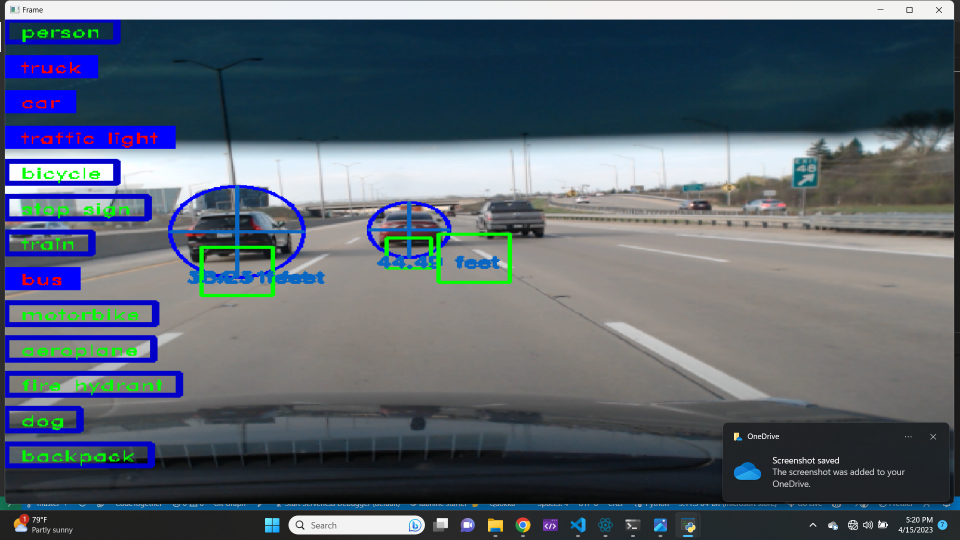
#> input picture LAME.png, 1920 x 1080 px (shown at 1/2 size)
$ python lanedetect.py   (older library calls are emulated)
#> lines starting #> are read from the running program, lines starting #| are printed output that depends on the picture; after the words box and inside, x2 and y2 are one past the last pixel; in counts of white or black regions, pixels touching at a corner belong together
#> in main, original_frame is the input picture: shape (1080, 1920, 3); mean B, G, R 112, 99.6, 89.3
### edgedetection.py
import cv2 # Import the OpenCV library to enable computer vision
import numpy as np # Import the NumPy scientific computing library

# Author: Addison Sears-Collins
# https://automaticaddison.com
# Description: A collection of methods to detect help with edge detection

def binary_array(array, thresh, value=0):
  """
  Return a 2D binary array (mask) in which all pixels are either 0 or 1

  :param array: NumPy 2D array that we want to convert to binary values
  :param thresh: Values used for thresholding (inclusive)
  :param value: Output value when between the supplied threshold
  :return: Binary 2D array...
           number of rows x number of columns =
           number of pixels from top to bottom x number of pixels from
             left to right
  """
  if value == 0:
    # Create an array of ones with the same shape and type as
    # the input 2D array.
    binary = np.ones_like(array)

  else:
    # Creates an array of zeros with the same shape and type as
    # the input 2D array.
    binary = np.zeros_like(array)
    value = 1

  # If value == 0, make all values in binary equal to 0 if the
  # corresponding value in the input array is between the threshold
  # (inclusive). Otherwise, the value remains as 1. Therefore, the pixels
  # with the high Sobel derivative values (i.e. sharp pixel intensity
  # discontinuities) will have 0 in the corresponding cell of binary.
  binary[(array >= thresh[0]) & (array <= thresh[1])] = value

  return binary

def blur_gaussian(channel, ksize=3):
  """
  Implementation for Gaussian blur to reduce noise and detail in the image

  :param image: 2D or 3D array to be blurred
  :param ksize: Size of the small matrix (i.e. kernel) used to blur
                i.e. number of rows and number of columns
  :return: Blurred 2D image
  """
  return cv2.GaussianBlur(channel, (ksize, ksize), 0)

def mag_thresh(image, sobel_kernel=3, thresh=(0, 255)):
  """
  Implementation of Sobel edge detection

  :param image: 2D or 3D array to be blurred
  :param sobel_kernel: Size of the small matrix (i.e. kernel)
                       i.e. number of rows and columns
  :return: Binary (black and white) 2D mask image
  """
  # Get the magnitude of the edges that are vertically aligned on the image
  sobelx = np.absolute(sobel(image, orient='x', sobel_kernel=sobel_kernel))

  # Get the magnitude of the edges that are horizontally aligned on the image
  sobely = np.absolute(sobel(image, orient='y', sobel_kernel=sobel_kernel))

  # Find areas of the image that have the strongest pixel intensity changes
  # in both the x and y directions. These have the strongest gradients and
  # represent the strongest edges in the image (i.e. potential lane lines)
  # mag is a 2D array .. number of rows x number of columns = number of pixels
  # from top to bottom x number of pixels from left to right
  mag = np.sqrt(sobelx ** 2 + sobely ** 2)

  # Return a 2D array that contains 0s and 1s
  return binary_array(mag, thresh)

def sobel(img_channel, orient='x', sobel_kernel=3):
  """
  Find edges that are aligned vertically and horizontally on the image

  :param img_channel: Channel from an image
  :param orient: Across which axis of the image are we detecting edges?
  :sobel_kernel: No. of rows and columns of the kernel (i.e. 3x3 small matrix)
  :return: Image with Sobel edge detection applied
  """
  # cv2.Sobel(input image, data type, prder of the derivative x, order of the
  # derivative y, small matrix used to calculate the derivative)
  if orient == 'x':
    # Will detect differences in pixel intensities going from
        # left to right on the image (i.e. edges that are vertically aligned)
    sobel = cv2.Sobel(img_channel, cv2.CV_64F, 1, 0, sobel_kernel)
  if orient == 'y':
    # Will detect differences in pixel intensities going from
    # top to bottom on the image (i.e. edges that are horizontally aligned)
    sobel = cv2.Sobel(img_channel, cv2.CV_64F, 0, 1, sobel_kernel)

  return sobel

def threshold(channel, thresh=(128,255), thresh_type=cv2.THRESH_BINARY):
  """
  Apply a threshold to the input channel

  :param channel: 2D array of the channel data of an image/video frame
  :param thresh: 2D tuple of min and max threshold values
  :param thresh_type: The technique of the threshold to apply
  :return: Two outputs are returned:
             ret: Threshold that was used
             thresholded_image: 2D thresholded data.
  """
  # If pixel intensity is greater than thresh[0], make that value
  # white (255), else set it to black (0)
  return cv2.threshold(channel, thresh[0], thresh[1], thresh_type)

### lanedetect.py
import cv2 # Import the OpenCV library to enable computer vision
import numpy as np # Import the NumPy scientific computing library
import edgedetection as edge # Handles the detection of lane lines
import matplotlib.pyplot as plt # Used for plotting and error checking

# Author: Addison Sears-Collins
# https://automaticaddison.com
# Description: Implementation of the Lane class

filename = 'LAME.png'

class Lane:
  """
  Represents a lane on a road.
  """
  def __init__(self, orig_frame):
    """
      Default constructor

    :param orig_frame: Original camera image (i.e. frame)
    """
    self.orig_frame = orig_frame

    # This will hold an image with the lane lines
    self.lane_line_markings = None

    # This will hold the image after perspective transformation
    self.warped_frame = None
    self.transformation_matrix = None
    self.inv_transformation_matrix = None

    # (Width, Height) of the original video frame (or image)
    self.orig_image_size = self.orig_frame.shape[::-1][1:]

    width = self.orig_image_size[0]
    height = self.orig_image_size[1]
    self.width = width
    self.height = height

    # Four corners of the trapezoid-shaped region of interest
    # You need to find these corners manually.
    self.roi_points = np.float32([
      (274,184), # Top-left corner
      (0, 337), # Bottom-left corner
      (575,337), # Bottom-right corner
      (371,184) # Top-right corner
    ])

    # The desired corner locations  of the region of interest
    # after we perform perspective transformation.
    # Assume image width of 600, padding == 150.
    self.padding = int(0.25 * width) # padding from side of the image in pixels
    self.desired_roi_points = np.float32([
      [self.padding, 0], # Top-left corner
      [self.padding, self.orig_image_size[1]], # Bottom-left corner
      [self.orig_image_size[
        0]-self.padding, self.orig_image_size[1]], # Bottom-right corner
      [self.orig_image_size[0]-self.padding, 0] # Top-right corner
    ])

    # Histogram that shows the white pixel peaks for lane line detection
    self.histogram = None

    # Sliding window parameters
    self.no_of_windows = 10
    self.margin = int((1/12) * width)  # Window width is +/- margin
    self.minpix = int((1/24) * width)  # Min no. of pixels to recenter window

    # Best fit polynomial lines for left line and right line of the lane
    self.left_fit = None
    self.right_fit = None
    self.left_lane_inds = None
    self.right_lane_inds = None
    self.ploty = None
    self.left_fitx = None
    self.right_fitx = None
    self.leftx = None
    self.rightx = None
    self.lefty = None
    self.righty = None

    # Pixel parameters for x and y dimensions
    self.YM_PER_PIX = 10.0 / 1000 # meters per pixel in y dimension
    self.XM_PER_PIX = 3.7 / 781 # meters per pixel in x dimension

    # Radii of curvature and offset
    self.left_curvem = None
    self.right_curvem = None
    self.center_offset = None

  def calculate_car_position(self, print_to_terminal=False):
    """
    Calculate the position of the car relative to the center

    :param: print_to_terminal Display data to console if True
    :return: Offset from the center of the lane
    """
    # Assume the camera is centered in the image.
    # Get position of car in centimeters
    car_location = self.orig_frame.shape[1] / 2

    # Fine the x coordinate of the lane line bottom
    height = self.orig_frame.shape[0]
    bottom_left = self.left_fit[0]*height**2 + self.left_fit[
      1]*height + self.left_fit[2]
    bottom_right = self.right_fit[0]*height**2 + self.right_fit[
      1]*height + self.right_fit[2]

    center_lane = (bottom_right - bottom_left)/2 + bottom_left
    center_offset = (np.abs(car_location) - np.abs(
      center_lane)) * self.XM_PER_PIX * 100

    if print_to_terminal == True:
      print(str(center_offset) + 'cm')

    self.center_offset = center_offset

    return center_offset

  def calculate_curvature(self, print_to_terminal=False):
    """
    Calculate the road curvature in meters.

    :param: print_to_terminal Display data to console if True
    :return: Radii of curvature
    """
    # Set the y-value where we want to calculate the road curvature.
    # Select the maximum y-value, which is the bottom of the frame.
    y_eval = np.max(self.ploty)

    # Fit polynomial curves to the real world environment
    left_fit_cr = np.polyfit(self.lefty * self.YM_PER_PIX, self.leftx * (
      self.XM_PER_PIX), 2)
    right_fit_cr = np.polyfit(self.righty * self.YM_PER_PIX, self.rightx * (
      self.XM_PER_PIX), 2)

    # Calculate the radii of curvature
    left_curvem = ((1 + (2*left_fit_cr[0]*y_eval*self.YM_PER_PIX + left_fit_cr[
                    1])**2)**1.5) / np.absolute(2*left_fit_cr[0])
    right_curvem = ((1 + (2*right_fit_cr[
                    0]*y_eval*self.YM_PER_PIX + right_fit_cr[
                    1])**2)**1.5) / np.absolute(2*right_fit_cr[0])

    # Display on terminal window
    if print_to_terminal == True:
      print(left_curvem, 'm', right_curvem, 'm')

    self.left_curvem = left_curvem
    self.right_curvem = right_curvem

    return left_curvem, right_curvem

  def calculate_histogram(self,frame=None,plot=True):
    """
    Calculate the image histogram to find peaks in white pixel count

    :param frame: The warped image
    :param plot: Create a plot if True
    """
    if frame is None:
      frame = self.warped_frame

    # Generate the histogram
    self.histogram = np.sum(frame[int(
              frame.shape[0]/2):,:], axis=0)

    if plot == True:

      # Draw both the image and the histogram
      figure, (ax1, ax2) = plt.subplots(2,1) # 2 row, 1 columns
      figure.set_size_inches(10, 5)
      ax1.imshow(frame, cmap='gray')
      ax1.set_title("Warped Binary Frame")
      ax2.plot(self.histogram)
      ax2.set_title("Histogram Peaks")
      plt.show()

    return self.histogram

  def display_curvature_offset(self, frame=None, plot=False):
    """
    Display curvature and offset statistics on the image

    :param: plot Display the plot if True
    :return: Image with lane lines and curvature
    """
    image_copy = None
    if frame is None:
      image_copy = self.orig_frame.copy()
    else:
      image_copy = frame

    cv2.putText(image_copy,'Curve Radius: '+str((
      self.left_curvem+self.right_curvem)/2)[:7]+' m', (int((
      5/600)*self.width), int((
      20/338)*self.height)), cv2.FONT_HERSHEY_SIMPLEX, (float((
      0.5/600)*self.width)),(
      255,255,255),2,cv2.LINE_AA)
    cv2.putText(image_copy,'Center Offset: '+str(
      self.center_offset)[:7]+' cm', (int((
      5/600)*self.width), int((
      40/338)*self.height)), cv2.FONT_HERSHEY_SIMPLEX, (float((
      0.5/600)*self.width)),(
      255,255,255),2,cv2.LINE_AA)

    if plot==True:
      cv2.imshow("Image with Curvature and Offset", image_copy)

    return image_copy

  def get_lane_line_previous_window(self, left_fit, right_fit, plot=False):
    """
    Use the lane line from the previous sliding window to get the parameters
    for the polynomial line for filling in the lane line
    :param: left_fit Polynomial function of the left lane line
    :param: right_fit Polynomial function of the right lane line
    :param: plot To display an image or not
    """
    # margin is a sliding window parameter
    margin = self.margin

    # Find the x and y coordinates of all the nonzero
    # (i.e. white) pixels in the frame.
    nonzero = self.warped_frame.nonzero()
    nonzeroy = np.array(nonzero[0])
    nonzerox = np.array(nonzero[1])

    # Store left and right lane pixel indices
    left_lane_inds = ((nonzerox > (left_fit[0]*(
      nonzeroy**2) + left_fit[1]*nonzeroy + left_fit[2] - margin)) & (
      nonzerox < (left_fit[0]*(
      nonzeroy**2) + left_fit[1]*nonzeroy + left_fit[2] + margin)))
    right_lane_inds = ((nonzerox > (right_fit[0]*(
      nonzeroy**2) + right_fit[1]*nonzeroy + right_fit[2] - margin)) & (
      nonzerox < (right_fit[0]*(
      nonzeroy**2) + right_fit[1]*nonzeroy + right_fit[2] + margin)))
    self.left_lane_inds = left_lane_inds
    self.right_lane_inds = right_lane_inds

    # Get the left and right lane line pixel locations
    leftx = nonzerox[left_lane_inds]
    lefty = nonzeroy[left_lane_inds]
    rightx = nonzerox[right_lane_inds]
    righty = nonzeroy[right_lane_inds]

    self.leftx = leftx
    self.rightx = rightx
    self.lefty = lefty
    self.righty = righty

    # Fit a second order polynomial curve to each lane line
    left_fit = np.polyfit(lefty, leftx, 2)
    right_fit = np.polyfit(righty, rightx, 2)
    self.left_fit = left_fit
    self.right_fit = right_fit

    # Create the x and y values to plot on the image
    ploty = np.linspace(
      0, self.warped_frame.shape[0]-1, self.warped_frame.shape[0])
    left_fitx = left_fit[0]*ploty**2 + left_fit[1]*ploty + left_fit[2]
    right_fitx = right_fit[0]*ploty**2 + right_fit[1]*ploty + right_fit[2]
    self.ploty = ploty
    self.left_fitx = left_fitx
    self.right_fitx = right_fitx

    if plot==True:

      # Generate images to draw on
      out_img = np.dstack((self.warped_frame, self.warped_frame, (
                           self.warped_frame)))*255
      window_img = np.zeros_like(out_img)

      # Add color to the left and right line pixels
      out_img[nonzeroy[left_lane_inds], nonzerox[left_lane_inds]] = [255, 0, 0]
      out_img[nonzeroy[right_lane_inds], nonzerox[right_lane_inds]] = [
                                                                     0, 0, 255]
      # Create a polygon to show the search window area, and recast
      # the x and y points into a usable format for cv2.fillPoly()
      margin = self.margin
      left_line_window1 = np.array([np.transpose(np.vstack([
                                    left_fitx-margin, ploty]))])
      left_line_window2 = np.array([np.flipud(np.transpose(np.vstack([
                                    left_fitx+margin, ploty])))])
      left_line_pts = np.hstack((left_line_window1, left_line_window2))
      right_line_window1 = np.array([np.transpose(np.vstack([
                                     right_fitx-margin, ploty]))])
      right_line_window2 = np.array([np.flipud(np.transpose(np.vstack([
                                     right_fitx+margin, ploty])))])
      right_line_pts = np.hstack((right_line_window1, right_line_window2))

      # Draw the lane onto the warped blank image
      cv2.fillPoly(window_img, np.int_([left_line_pts]), (0,255, 0))
      cv2.fillPoly(window_img, np.int_([right_line_pts]), (0,255, 0))
      result = cv2.addWeighted(out_img, 1, window_img, 0.3, 0)

      # Plot the figures
      figure, (ax1, ax2, ax3) = plt.subplots(3,1) # 3 rows, 1 column
      figure.set_size_inches(10, 10)
      figure.tight_layout(pad=3.0)
      ax1.imshow(cv2.cvtColor(self.orig_frame, cv2.COLOR_BGR2RGB))
      ax2.imshow(self.warped_frame, cmap='gray')
      ax3.imshow(result)
      ax3.plot(left_fitx, ploty, color='yellow')
      ax3.plot(right_fitx, ploty, color='yellow')
      ax1.set_title("Original Frame")
      ax2.set_title("Warped Frame")
      ax3.set_title("Warped Frame With Search Window")
      plt.show()

  def get_lane_line_indices_sliding_windows(self, plot=False):
    """
    Get the indices of the lane line pixels using the
    sliding windows technique.

    :param: plot Show plot or not
    :return: Best fit lines for the left and right lines of the current lane
    """
    # Sliding window width is +/- margin
    margin = self.margin

    frame_sliding_window = self.warped_frame.copy()

    # Set the height of the sliding windows
    window_height = np.int(self.warped_frame.shape[0]/self.no_of_windows)

    # Find the x and y coordinates of all the nonzero
    # (i.e. white) pixels in the frame.
    nonzero = self.warped_frame.nonzero()
    nonzeroy = np.array(nonzero[0])
    nonzerox = np.array(nonzero[1])

    # Store the pixel indices for the left and right lane lines
    left_lane_inds = []
    right_lane_inds = []

    # Current positions for pixel indices for each window,
    # which we will continue to update
    leftx_base, rightx_base = self.histogram_peak()
    leftx_current = leftx_base
    rightx_current = rightx_base

    # Go through one window at a time
    no_of_windows = self.no_of_windows

    for window in range(no_of_windows):

      # Identify window boundaries in x and y (and right and left)
      win_y_low = self.warped_frame.shape[0] - (window + 1) * window_height
      win_y_high = self.warped_frame.shape[0] - window * window_height
      win_xleft_low = leftx_current - margin
      win_xleft_high = leftx_current + margin
      win_xright_low = rightx_current - margin
      win_xright_high = rightx_current + margin
      cv2.rectangle(frame_sliding_window,(win_xleft_low,win_y_low),(
        win_xleft_high,win_y_high), (255,255,255), 2)
      cv2.rectangle(frame_sliding_window,(win_xright_low,win_y_low),(
        win_xright_high,win_y_high), (255,255,255), 2)

      # Identify the nonzero pixels in x and y within the window
      good_left_inds = ((nonzeroy >= win_y_low) & (nonzeroy < win_y_high) &
                          (nonzerox >= win_xleft_low) & (
                           nonzerox < win_xleft_high)).nonzero()[0]
      good_right_inds = ((nonzeroy >= win_y_low) & (nonzeroy < win_y_high) &
                           (nonzerox >= win_xright_low) & (
                            nonzerox < win_xright_high)).nonzero()[0]

      # Append these indices to the lists
      left_lane_inds.append(good_left_inds)
      right_lane_inds.append(good_right_inds)

      # If you found > minpix pixels, recenter next window on mean position
      minpix = self.minpix
      if len(good_left_inds) > minpix:
        leftx_current = np.int(np.mean(nonzerox[good_left_inds]))
      if len(good_right_inds) > minpix:
        rightx_current = np.int(np.mean(nonzerox[good_right_inds]))

    # Concatenate the arrays of indices
    left_lane_inds = np.concatenate(left_lane_inds)
    right_lane_inds = np.concatenate(right_lane_inds)

    # Extract the pixel coordinates for the left and right lane lines
    leftx = nonzerox[left_lane_inds]
    lefty = nonzeroy[left_lane_inds]
    rightx = nonzerox[right_lane_inds]
    righty = nonzeroy[right_lane_inds]

    # Fit a second order polynomial curve to the pixel coordinates for
    # the left and right lane lines
    left_fit = np.polyfit(lefty, leftx, 2)
    right_fit = np.polyfit(righty, rightx, 2)

    self.left_fit = left_fit
    self.right_fit = right_fit

    if plot==True:

      # Create the x and y values to plot on the image
      ploty = np.linspace(
        0, frame_sliding_window.shape[0]-1, frame_sliding_window.shape[0])
      left_fitx = left_fit[0]*ploty**2 + left_fit[1]*ploty + left_fit[2]
      right_fitx = right_fit[0]*ploty**2 + right_fit[1]*ploty + right_fit[2]

      # Generate an image to visualize the result
      out_img = np.dstack((
        frame_sliding_window, frame_sliding_window, (
        frame_sliding_window))) * 255

      # Add color to the left line pixels and right line pixels
      out_img[nonzeroy[left_lane_inds], nonzerox[left_lane_inds]] = [255, 0, 0]
      out_img[nonzeroy[right_lane_inds], nonzerox[right_lane_inds]] = [
        0, 0, 255]

      # Plot the figure with the sliding windows
      figure, (ax1, ax2, ax3) = plt.subplots(3,1) # 3 rows, 1 column
      figure.set_size_inches(10, 10)
      figure.tight_layout(pad=3.0)
      ax1.imshow(cv2.cvtColor(self.orig_frame, cv2.COLOR_BGR2RGB))
      ax2.imshow(frame_sliding_window, cmap='gray')
      ax3.imshow(out_img)
      ax3.plot(left_fitx, ploty, color='yellow')
      ax3.plot(right_fitx, ploty, color='yellow')
      ax1.set_title("Original Frame")
      ax2.set_title("Warped Frame with Sliding Windows")
      ax3.set_title("Detected Lane Lines with Sliding Windows")
      plt.show()

    return self.left_fit, self.right_fit

  def get_line_markings(self, frame=None):
    """
    Isolates lane lines.

      :param frame: The camera frame that contains the lanes we want to detect
    :return: Binary (i.e. black and white) image containing the lane lines.
    """
    if frame is None:
      frame = self.orig_frame

    # Convert the video frame from BGR (blue, green, red)
    # color space to HLS (hue, saturation, lightness).
    hls = cv2.cvtColor(frame, cv2.COLOR_BGR2HLS)
#> hls: shape (1080, 1920, 3); mean of channels 0, 1, 2 68.8, 102, 70.9

    ################### Isolate possible lane line edges ######################

    # Perform Sobel edge detection on the L (lightness) channel of
    # the image to detect sharp discontinuities in the pixel intensities
    # along the x and y axis of the video frame.
    # sxbinary is a matrix full of 0s (black) and 255 (white) intensity values
    # Relatively light pixels get made white. Dark pixels get made black.
    _, sxbinary = edge.threshold(hls[:, :, 1], thresh=(120, 255))
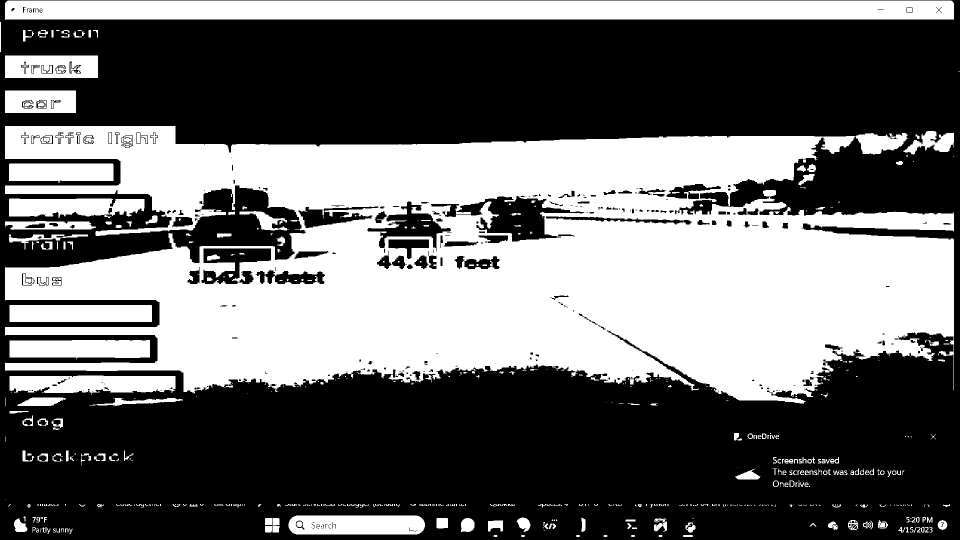
#> sxbinary: shape (1080, 1920) (shown at 1/2 size); 41.4% white; 583 white regions (310 under 20 px), largest, box (x1, y1, x2, y2) and area: (10, 252, 1908, 807) 686029, (10, 1, 1908, 40) 71872, (19, 751, 351, 790) 10305
    sxbinary = edge.blur_gaussian(sxbinary, ksize=3) # Reduce noise

    # 1s will be in the cells with the highest Sobel derivative values
    # (i.e. strongest lane line edges)
    sxbinary = edge.mag_thresh(sxbinary, sobel_kernel=3, thresh=(110, 255))
#> in sobel, `sobel = cv2.Sobel(img_channel, cv2.CV_64F, 1, 0, sobel_kernel)`:
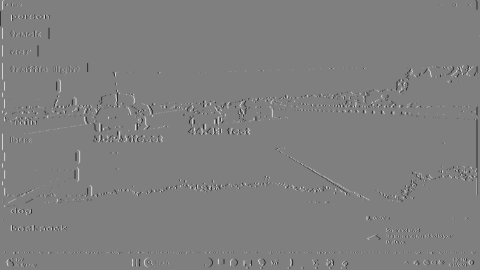
#> sobel: shape (1080, 1920) float64 (shown at 1/4 size); min -764, max 764, mean -0.1; drawn with min black and max white
#> in mag_thresh, `sobelx = np.absolute(sobel(image, orient='x', sobel_kernel=sobel_kerne..`:
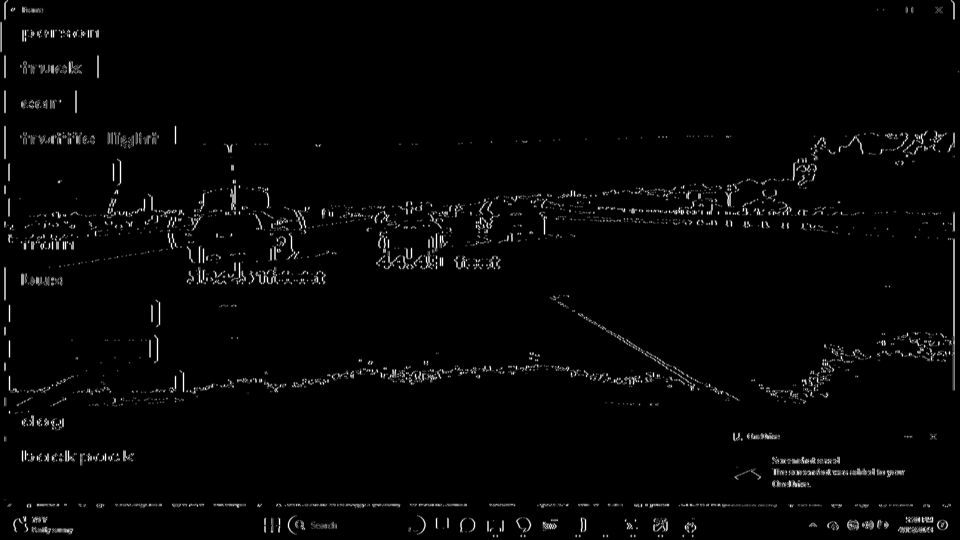
#> sobelx: shape (1080, 1920) float64 (shown at 1/2 size); min 0, max 764, mean 15.5; drawn with min black and max white
#> (the rest of the program and of its run is left out)
